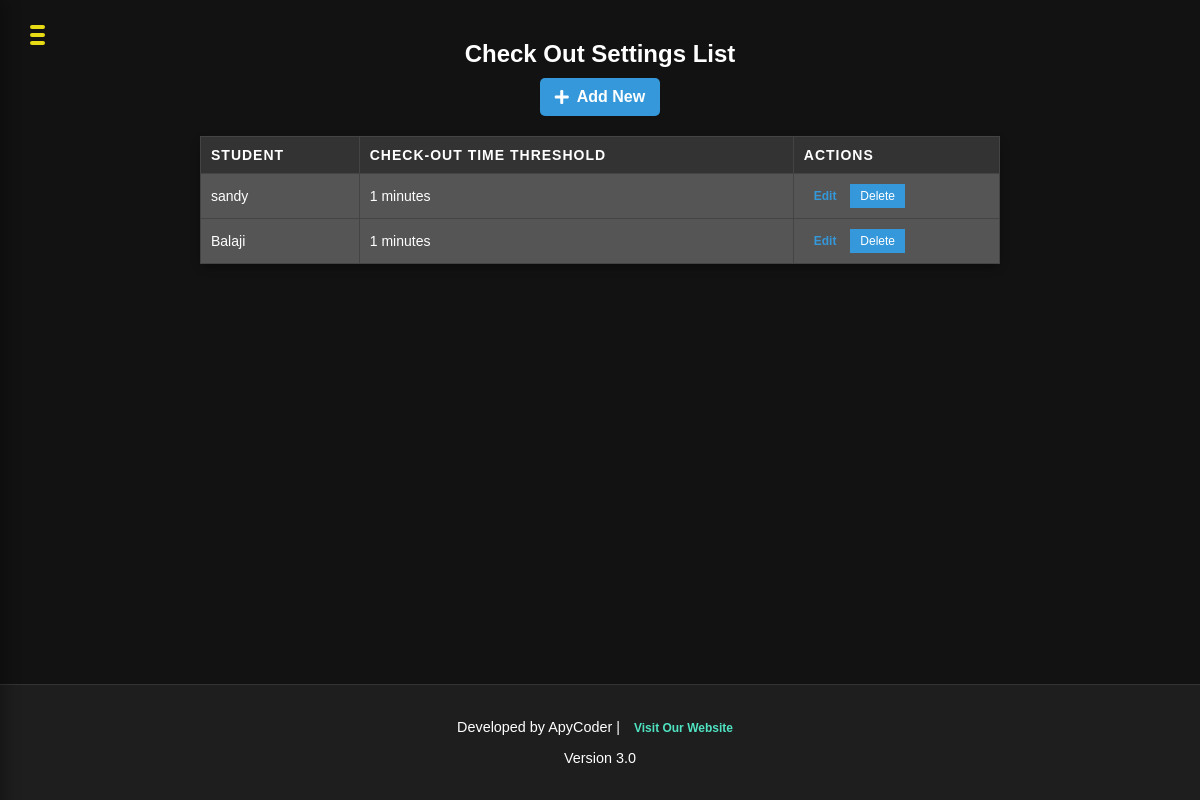
/settings-list/, run on the app's committed database.
### app1/models.py (models this page shows, shortened)
class Settings(models.Model):
    student = models.OneToOneField('Student', on_delete=models.CASCADE, related_name='settings', null=True, blank=True)  # Link to student
    check_out_time_threshold = models.IntegerField(default=60)  # Default 8 hours in seconds

class Student(models.Model):
    user = models.OneToOneField(User, on_delete=models.CASCADE, related_name="student_profile")
    name = models.CharField(max_length=255)
    email = models.EmailField(max_length=255)
    phone_number = models.CharField(max_length=15)
    face_embedding = models.JSONField(blank=True, null=True)
    authorized = models.BooleanField(default=False)
    roll_no = models.CharField(max_length=20,unique=True)
    address = models.TextField()
    date_of_birth = models.DateField()
    joining_date = models.DateField()
    mother_name = models.CharField(max_length=255)
    father_name = models.CharField(max_length=255)
    session = models.ForeignKey(Session, on_delete=models.CASCADE, related_name="students")
    courses = models.ManyToManyField(Course, related_name="students")
    department = models.ManyToManyField(Department, related_name="students")
    semester= models.ManyToManyField(Semester, related_name="students")

### app1/views.py (the view)
# urls.py: path('settings-list/', views.settings_list, name='settings_list'),
def settings_list(request):
    settings = Settings.objects.all()
    for setting in settings:
        time_in_seconds = setting.check_out_time_threshold
        if time_in_seconds < 60:
            setting.formatted_time = f"{time_in_seconds} seconds"
        elif time_in_seconds < 3600:
            minutes = time_in_seconds // 60
            setting.formatted_time = f"{minutes} minutes"
        else:
            hours = time_in_seconds // 3600
            setting.formatted_time = f"{hours} hours"
    return render(request, 'settings_list.html', {'settings': settings})

### templates/settings_list.html (shortened to what this page needs)
{% extends 'base.html' %}
{% block content %}
    <div class="header-container">
        <h2>Check Out Settings List</h2>
        <a href="{% url 'create_settings' %}" class="add-new-settings-btn">
            <i class="fas fa-plus"></i> Add New
        </a>
    </div>
    <table>
        <thead>
            <tr>
                <th>Student</th>
                <th>Check-out Time Threshold</th>
                <th>Actions</th>
            </tr>
        </thead>
        <tbody>
            {% for setting in settings %}
                <tr>
                    <td>
                        {% if setting.student %}
                            {{ setting.student.name }}
                        {% else %}
                            Global
                        {% endif %}
                    </td>
                    <td>
                        {{ setting.formatted_time }}
                    </td>
                    <td>
                        <a href="{% url 'update_settings' setting.id %}">Edit</a>
                        <form method="post" action="{% url 'delete_settings' setting.id %}" style="display:inline;">
                            <button type="submit">Delete</button>
                        </form>
                    </td>
                </tr>
            {% endfor %}
        </tbody>
    </table>
{% endblock %}

### static/css/home.css (style rules this page uses)
body, html { margin: 0; padding: 0; font-family: 'Arial', sans-serif; background-color: #121212; color: #ffffff; display: flex; flex-direction: column; min-height: 100vh; }
table { width: 100%; border-collapse: collapse; background-color: #333; border-radius: 8px; box-shadow: 0 4px 10px rgba(0, 0, 0, 0.3); }
th, td { padding: 12px 15px; text-align: center; border: 1px solid #444; transition: background-color 0.3s ease; }
th { background-color: #4CAF50; color: white; text-transform: uppercase; letter-spacing: 1px; }
td { background-color: #555; }
a { color: #2196F3; text-decoration: none; font-weight: bold; padding: 8px 12px; border-radius: 4px; transition: all 0.3s ease; text-transform: capitalize; }

### templates/settings_list.html (style rules this page uses)
table { width: 100%; max-width: 800px; border-collapse: collapse; margin-top: 20px; font-family: Arial, sans-serif; background-color: #222; color: #fff; margin: 0 auto; }
th, td { padding: 10px; border: 1px solid #444; text-align: left; font-size: 14px; }
th { background-color: #333; color: #fff; font-weight: bold; }
tbody tr:nth-child(even) { background-color: #2c2c2c; }
tbody tr:nth-child(odd) { background-color: #1e1e1e; }
button { padding: 5px 10px; background-color: #3498db; color: white; border: none; cursor: pointer; font-size: 12px; }
a { padding: 5px 10px; color: #3498db; text-decoration: none; font-size: 12px; }
.header-container { text-align: center; margin-bottom: 20px; }
h2 { font-size: 24px; color: #fff; font-weight: bold; margin-bottom: 10px; }
.add-new-settings-btn { font-weight: bold; font-size: 16px; padding: 10px 15px; background-color: #3498db; color: #fff; border: none; text-decoration: none; border-radius: 5px; cursor: pointer; display: inline-flex; align-items: center; justify-content: center; }
.add-new-settings-btn i { margin-right: 8px; }

### data on the page
Settings: student.name "sandy", formatted_time "1 minutes"
Settings: student.name "Balaji", formatted_time "1 minutes"
